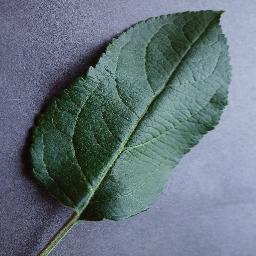
#> input picture dataset/original/Healthy_leaf/bf73cd4a-c19c-457c-827b-144d15f88b37___RS_HL 7830.JPG, 256 x 256 px; its folder holds only this picture in this run
$ python augmentation.py
#> lines starting #> are read from the running program, lines starting #| are printed output that depends on the picture

from pathlib import Path
from PIL import Image, ImageEnhance
import matplotlib.pyplot as plt
import random
import math

# ==========================================
# 1. CONFIGURATION
# ==========================================

PROJECT_ROOT = Path(__file__).resolve().parents[1]

DATASET_DIR = PROJECT_ROOT / "dataset" / "split"

RESULTS_DIR = PROJECT_ROOT / "results" / "augmentation"

IMAGE_SIZE = (128, 128)

CLASSES = ["Healthy_leaf", "Unhealthy_leaf"]

random.seed(42)

RESULTS_DIR.mkdir(parents=True, exist_ok=True)


# ==========================================
# 2. LOAD SAMPLE IMAGE
# ==========================================

def load_sample_image(class_name):

#> called with class_name = 'Healthy_leaf'
    folder = DATASET_DIR / "train" / class_name

    images = [
        file for file in folder.iterdir()
        if file.suffix.lower() in
        {".jpg", ".jpeg", ".png", ".bmp", ".webp"}
    ]

    if not images:
        raise FileNotFoundError(
            f"No images found in {folder}"
        )

    image_path = random.choice(images)

    with Image.open(image_path) as image:
#> image is the input picture: PIL image 256x256 RGB; mean R, G, B 100.9, 115.4, 124.7
        return image.convert("RGB").resize(IMAGE_SIZE)


# ==========================================
# 3. AUGMENTATION FUNCTIONS
# ==========================================

def rotate_image(image):
    angle = random.uniform(-25, 25)

    # Rotate the image
    rotated = image.rotate(
        angle,
        resample=Image.Resampling.BICUBIC,
        expand=False
    )
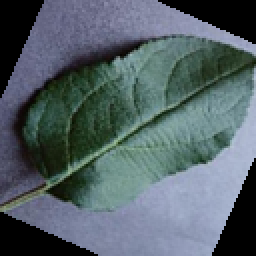
#> rotated: PIL image 128x128 RGB (shown 2 times larger); mean R, G, B 83.8, 97.5, 103.4

    # Calculate a safe center crop
    width, height = rotated.size
#> width = 128; height = 128
    radians = math.radians(abs(angle))

    crop_width = int(
        width / (math.cos(radians) + math.sin(radians))
    )
#> crop_width = 97

    crop_height = int(
        height / (math.cos(radians) + math.sin(radians))
    )
#> crop_height = 97

    # Crop the center to remove empty corners
    left = (width - crop_width) // 2
#> left = 15
    top = (height - crop_height) // 2
#> top = 15

    right = left + crop_width
#> right = 112
    bottom = top + crop_height
#> bottom = 112

    rotated = rotated.crop((left, top, right, bottom))
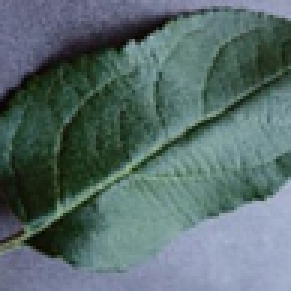
#> rotated: PIL image 97x97 RGB (shown 3 times larger); mean R, G, B 88.4, 108.4, 108.5

    # Restore original dimensions
    rotated = rotated.resize(
        (width, height),
        Image.Resampling.BICUBIC
    )
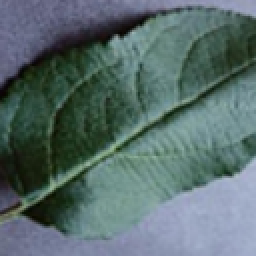
#> rotated: PIL image 128x128 RGB (shown 2 times larger); mean R, G, B 88.4, 108.4, 108.5

    return rotated


def flip_image(image):

    return image.transpose(
        Image.Transpose.FLIP_LEFT_RIGHT
    )
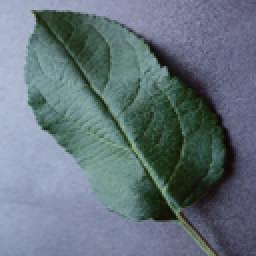
#> returned value: PIL image 128x128 RGB (shown 2 times larger); mean R, G, B 100.9, 115.4, 124.7


def zoom_image(image):

    width, height = image.size
#> width = 128; height = 128

    zoom_factor = random.uniform(1.0, 1.2)

    new_width = int(width * zoom_factor)
#> new_width = 135
    new_height = int(height * zoom_factor)
#> new_height = 135

    zoomed = image.resize(
        (new_width, new_height),
        Image.Resampling.LANCZOS
    )
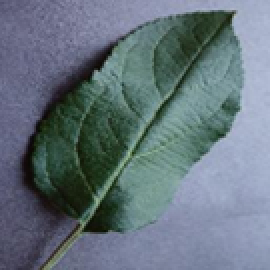
#> zoomed: PIL image 135x135 RGB (shown 2 times larger); mean R, G, B 100.9, 115.4, 124.7

    left = (new_width - width) // 2
#> left = 3
    top = (new_height - height) // 2
#> top = 3

    return zoomed.crop(
        (left, top, left + width, top + height)
    )
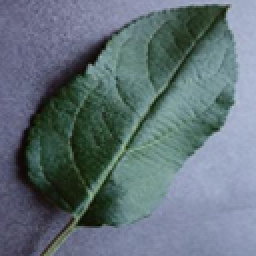
#> returned value: PIL image 128x128 RGB (shown 2 times larger); mean R, G, B 97.9, 113.3, 120.8


def change_brightness(image):

    factor = random.uniform(0.7, 1.3)
#> factor = 0.834

    enhancer = ImageEnhance.Brightness(image)

    return enhancer.enhance(factor)
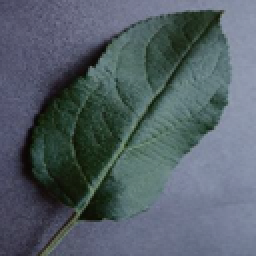
#> returned value: PIL image 128x128 RGB (shown 2 times larger); mean R, G, B 83.7, 95.7, 103.5


# ==========================================
# 4. GENERATE AUGMENTED IMAGES
# ==========================================

def generate_augmentations(image):

    return [
        ("Original", image),
        ("Rotation", rotate_image(image)),
        ("Horizontal_Flip", flip_image(image)),
        ("Zoom", zoom_image(image)),
        ("Brightness", change_brightness(image))
    ]


# ==========================================
# 5. VISUALIZE RESULTS
# ==========================================

for class_name in CLASSES:

    original_image = load_sample_image(class_name)

    augmented_images = generate_augmentations(
        original_image
    )
#> augmented_images = 5 items

    fig, axes = plt.subplots(
        1, 5,
        figsize=(16, 4)
    )

    fig.suptitle(
        f"Image Augmentation - {class_name}",
        fontsize=14
    )

    for index, (name, image) in enumerate(
        augmented_images
    ):

        axes[index].imshow(image)

        axes[index].set_title(name)

        axes[index].axis("off")

        if index > 0:

            save_path = (
                RESULTS_DIR /
                f"{class_name}_{name}.jpg"
            )

            image.save(save_path)
#> this loop made 5 passes
#> name on passes 1 to 5: 'Original', 'Rotation', 'Horizontal_Flip', 'Zoom', 'Brightness'

    plt.tight_layout()

    plt.show()
#> pass 2 of the loop `for class_name in CLASSES:`:
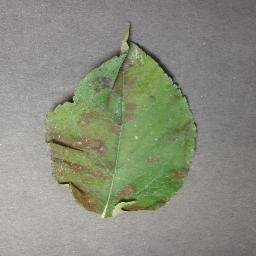
#> input picture dataset/original/Unhealthy_leaf/6fe0e179-4491-4257-a1d3-9cff9e9e2d27___FREC_C.Rust 0225.JPG, 256 x 256 px
#> in load_sample_image, image is the input picture: PIL image 256x256 RGB; mean R, G, B 137.9, 141.1, 125.3
#> in flip_image (call 2), `return image.transpose( Image.Transpose.FLIP_LEFT_RIGHT )`:
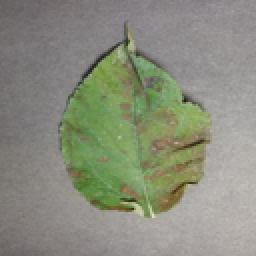
#> returned value: PIL image 128x128 RGB (shown 2 times larger); mean R, G, B 137.9, 141.1, 125.3
#> zoomed: PIL image 150x150 RGB
#> factor = 0.752
#> in change_brightness (call 2), `return enhancer.enhance(factor)`:
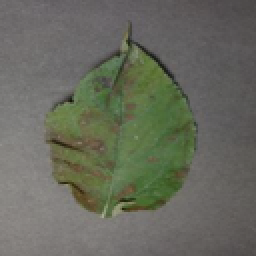
#> returned value: PIL image 128x128 RGB (shown 2 times larger); mean R, G, B 103.3, 105.7, 93.8
#> the loop `for index, (name, image) in enumerate( augmented_images ): ` made 5 passes

print("\nImage augmentation visualization completed!")
